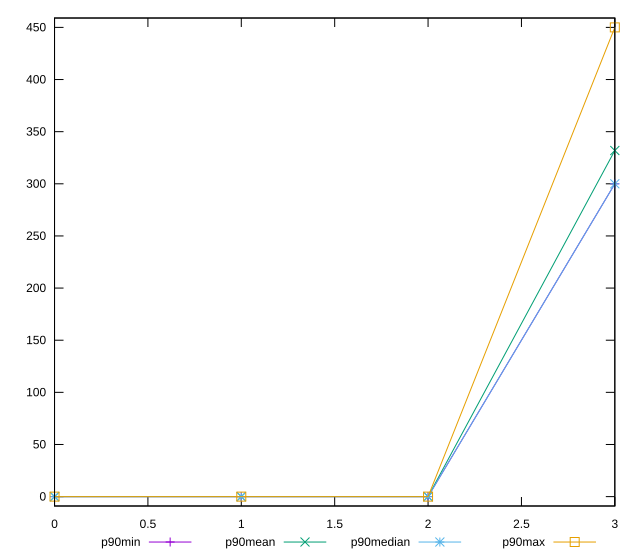

Here is the gnuplot script that generated this plot:
reset

$p90Min <<EOF
0 0
1 0
2 0
3 300
EOF

$p90Mean <<EOF
0 0
1 0
2 0
3 331.9148936170213
EOF

$p90Median <<EOF
0 0
1 0
2 0
3 300
EOF

$p90Max <<EOF
0 0
1 0
2 0
3 450
EOF

set key outside below
set xrange [0:3]
set yrange [-9:459]
set trange [-9:459]
set terminal svg size 640, 560 enhanced background rgb 'white'
set output "reports/report_00032_2021-02-25T10-28-15.087Z/unused-css-rules/progression/value.svg"

plot $p90Min title "p90min" with linespoints, \
     $p90Mean title "p90mean" with linespoints, \
     $p90Median title "p90median" with linespoints, \
     $p90Max title "p90max" with linespoints

reset
